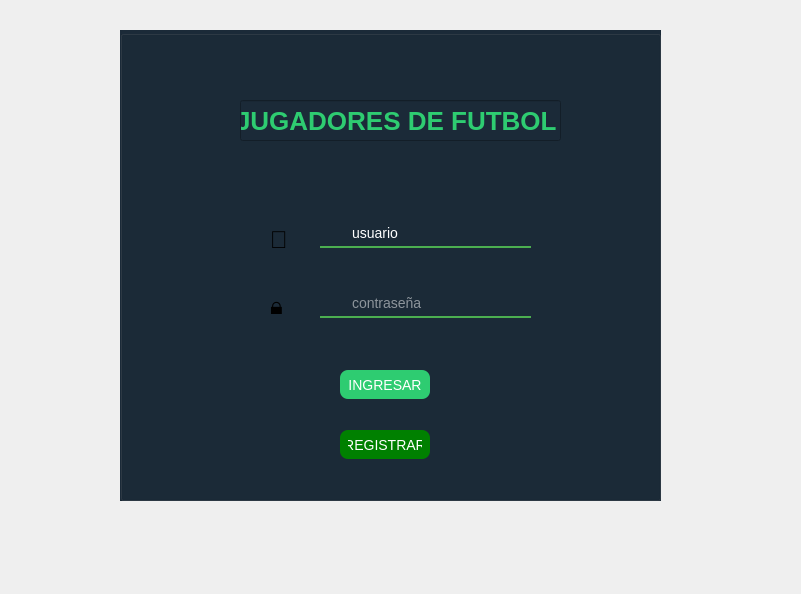
<?xml version="1.0" encoding="UTF-8"?>
<ui version="4.0">
 <class>login</class>
 <widget class="QDialog" name="login">
  <property name="enabled">
   <bool>true</bool>
  </property>
  <property name="geometry">
   <rect>
    <x>0</x>
    <y>0</y>
    <width>801</width>
    <height>594</height>
   </rect>
  </property>
  <property name="contextMenuPolicy">
   <enum>Qt::ContextMenuPolicy::NoContextMenu</enum>
  </property>
  <property name="windowTitle">
   <string>Dialog</string>
  </property>
  <property name="styleSheet">
   <string notr="true">QWidget {
    background: qlineargradient(
        x1:0, y1:0,
        x2:0, y2:1,
        stop:0 #34495e,
        stop:1 #2c3e50
    );
}

</string>
  </property>
  <widget class="QGroupBox" name="groupBox">
   <property name="geometry">
    <rect>
     <x>120</x>
     <y>30</y>
     <width>541</width>
     <height>471</height>
    </rect>
   </property>
   <property name="contextMenuPolicy">
    <enum>Qt::ContextMenuPolicy::NoContextMenu</enum>
   </property>
   <property name="styleSheet">
    <string notr="true">QWidget {
    background-color: #1b2a38;
}
</string>
   </property>
   <property name="title">
    <string/>
   </property>
   <widget class="QLabel" name="label">
    <property name="geometry">
     <rect>
      <x>150</x>
      <y>194</y>
      <width>31</width>
      <height>31</height>
     </rect>
    </property>
    <property name="styleSheet">
     <string notr="true">QLabel {
    background: transparent;
	  font-size: 24px;
}

  

</string>
    </property>
    <property name="text">
     <string>👤</string>
    </property>
   </widget>
   <widget class="QLabel" name="label_2">
    <property name="geometry">
     <rect>
      <x>150</x>
      <y>260</y>
      <width>31</width>
      <height>31</height>
     </rect>
    </property>
    <property name="styleSheet">
     <string notr="true">QLabel {
    background: transparent;
  font-size: 24px;
}
</string>
    </property>
    <property name="text">
     <string>🔒</string>
    </property>
   </widget>
   <widget class="QLineEdit" name="QlineEdit">
    <property name="geometry">
     <rect>
      <x>200</x>
      <y>190</y>
      <width>211</width>
      <height>28</height>
     </rect>
    </property>
    <property name="styleSheet">
     <string notr="true">QLineEdit {
    border: none;
    border-bottom: 2px solid #4CAF50;
    background: transparent;
    padding-left: 30px;
    color: white;
    font-size: 14px;
}

QLineEdit::placeholder {
    color: white;
}




</string>
    </property>
    <property name="text">
     <string>usuario</string>
    </property>
    <property name="placeholderText">
     <string notr="true">usuario</string>
    </property>
   </widget>
   <widget class="QLineEdit" name="lineEdit_2">
    <property name="geometry">
     <rect>
      <x>200</x>
      <y>260</y>
      <width>211</width>
      <height>28</height>
     </rect>
    </property>
    <property name="contextMenuPolicy">
     <enum>Qt::ContextMenuPolicy::NoContextMenu</enum>
    </property>
    <property name="styleSheet">
     <string notr="true">QLineEdit {
    border: none;
    border-bottom: 2px solid #4CAF50;
    background: transparent;
    padding-left: 30px;
    color: white;
    font-size: 14px;
}

QLineEdit::placeholder {
    color: white;
}




</string>
    </property>
    <property name="placeholderText">
     <string>contraseña</string>
    </property>
   </widget>
   <widget class="QPushButton" name="pushButton">
    <property name="geometry">
     <rect>
      <x>220</x>
      <y>340</y>
      <width>90</width>
      <height>29</height>
     </rect>
    </property>
    <property name="styleSheet">
     <string notr="true">QPushButton {
    background-color: #2ecc71;
    color: white;
    border-radius: 8px;
    padding: 8px;
    font-size: 14px;
}

QPushButton:hover {
    background-color: #27ae60;
}

QPushButton:pressed {
    background-color: #1e8449;
}
</string>
    </property>
    <property name="text">
     <string>INGRESAR</string>
    </property>
   </widget>
   <widget class="QPushButton" name="pushButton_2">
    <property name="geometry">
     <rect>
      <x>220</x>
      <y>400</y>
      <width>90</width>
      <height>29</height>
     </rect>
    </property>
    <property name="styleSheet">
     <string notr="true">QPushButton {
    background-color: green;
    color: white;
	 border-radius: 8px;
    padding: 8px;
    font-size: 14px;
}


</string>
    </property>
    <property name="text">
     <string>REGISTRAR</string>
    </property>
   </widget>
   <widget class="QLineEdit" name="lineEdit">
    <property name="geometry">
     <rect>
      <x>120</x>
      <y>70</y>
      <width>321</width>
      <height>41</height>
     </rect>
    </property>
    <property name="styleSheet">
     <string notr="true">color: #2ecc71;
font-size: 26px;
font-weight: bold;
</string>
    </property>
    <property name="text">
     <string>JUGADORES DE FUTBOL</string>
    </property>
   </widget>
  </widget>
 </widget>
 <resources/>
 <connections/>
</ui>
